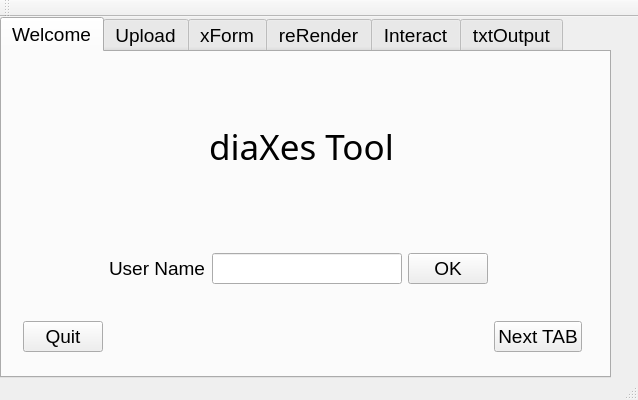
<?xml version="1.0" encoding="UTF-8"?>
<ui version="4.0">
 <class>GUItestClass</class>
 <widget class="QMainWindow" name="GUItestClass">
  <property name="geometry">
   <rect>
    <x>0</x>
    <y>0</y>
    <width>638</width>
    <height>400</height>
   </rect>
  </property>
  <property name="windowTitle">
   <string>GUItest</string>
  </property>
  <widget class="QWidget" name="centralWidget">
   <widget class="QTabWidget" name="tabWidget">
    <property name="geometry">
     <rect>
      <x>0</x>
      <y>0</y>
      <width>611</width>
      <height>361</height>
     </rect>
    </property>
    <property name="font">
     <font>
      <pointsize>14</pointsize>
     </font>
    </property>
    <property name="currentIndex">
     <number>0</number>
    </property>
    <widget class="QWidget" name="tab">
     <attribute name="title">
      <string>Welcome</string>
     </attribute>
     <widget class="QWidget" name="gridLayoutWidget_3">
      <property name="geometry">
       <rect>
        <x>10</x>
        <y>190</y>
        <width>581</width>
        <height>121</height>
       </rect>
      </property>
      <layout class="QGridLayout" name="gridLayout_3">
       <item row="0" column="1">
        <widget class="QLabel" name="label_3">
         <property name="font">
          <font>
           <pointsize>14</pointsize>
           <weight>50</weight>
           <bold>false</bold>
          </font>
         </property>
         <property name="text">
          <string>User Name</string>
         </property>
        </widget>
       </item>
       <item row="0" column="2">
        <widget class="QLineEdit" name="usrName_txtEdit"/>
       </item>
       <item row="2" column="4">
        <widget class="QPushButton" name="t1nxtTabBtn">
         <property name="text">
          <string>Next TAB</string>
         </property>
        </widget>
       </item>
       <item row="0" column="3">
        <widget class="QPushButton" name="t1okBtn">
         <property name="text">
          <string>OK</string>
         </property>
        </widget>
       </item>
       <item row="1" column="4">
        <spacer name="verticalSpacer_5">
         <property name="orientation">
          <enum>Qt::Vertical</enum>
         </property>
         <property name="sizeHint" stdset="0">
          <size>
           <width>20</width>
           <height>40</height>
          </size>
         </property>
        </spacer>
       </item>
       <item row="2" column="0">
        <widget class="QPushButton" name="t1quitBtn">
         <property name="text">
          <string>Quit</string>
         </property>
        </widget>
       </item>
      </layout>
     </widget>
     <widget class="QWidget" name="verticalLayoutWidget_2">
      <property name="geometry">
       <rect>
        <x>9</x>
        <y>9</y>
        <width>581</width>
        <height>171</height>
       </rect>
      </property>
      <layout class="QVBoxLayout" name="verticalLayout_2">
       <item>
        <widget class="QLabel" name="TitleLabel">
         <property name="font">
          <font>
           <family>Wide Latin</family>
           <pointsize>26</pointsize>
           <weight>50</weight>
           <bold>false</bold>
          </font>
         </property>
         <property name="text">
          <string>diaXes Tool</string>
         </property>
         <property name="alignment">
          <set>Qt::AlignCenter</set>
         </property>
        </widget>
       </item>
      </layout>
     </widget>
    </widget>
    <widget class="QWidget" name="tab_2">
     <attribute name="title">
      <string>Upload</string>
     </attribute>
     <widget class="QWidget" name="gridLayoutWidget_2">
      <property name="geometry">
       <rect>
        <x>0</x>
        <y>10</y>
        <width>591</width>
        <height>301</height>
       </rect>
      </property>
      <layout class="QGridLayout" name="gridLayout_2">
       <item row="1" column="1">
        <widget class="QLabel" name="label_2">
         <property name="font">
          <font>
           <pointsize>14</pointsize>
           <weight>50</weight>
           <bold>false</bold>
          </font>
         </property>
         <property name="text">
          <string>Diagram file to upload</string>
         </property>
        </widget>
       </item>
       <item row="1" column="2">
        <widget class="QLineEdit" name="diag_src_txtEdit"/>
       </item>
       <item row="0" column="1">
        <spacer name="verticalSpacer_4">
         <property name="orientation">
          <enum>Qt::Vertical</enum>
         </property>
         <property name="sizeHint" stdset="0">
          <size>
           <width>20</width>
           <height>40</height>
          </size>
         </property>
        </spacer>
       </item>
       <item row="3" column="0">
        <widget class="QPushButton" name="t2quitBtn">
         <property name="text">
          <string>Quit</string>
         </property>
        </widget>
       </item>
       <item row="3" column="4">
        <widget class="QPushButton" name="t2nxtTabBtn">
         <property name="text">
          <string>Next TAB</string>
         </property>
        </widget>
       </item>
       <item row="2" column="4">
        <spacer name="verticalSpacer_3">
         <property name="orientation">
          <enum>Qt::Vertical</enum>
         </property>
         <property name="sizeHint" stdset="0">
          <size>
           <width>20</width>
           <height>40</height>
          </size>
         </property>
        </spacer>
       </item>
       <item row="1" column="3">
        <widget class="QPushButton" name="t2okBtn">
         <property name="text">
          <string>OK</string>
         </property>
        </widget>
       </item>
      </layout>
     </widget>
    </widget>
    <widget class="QWidget" name="tab_3">
     <attribute name="title">
      <string>xForm</string>
     </attribute>
     <widget class="QWidget" name="gridLayoutWidget_4">
      <property name="geometry">
       <rect>
        <x>0</x>
        <y>0</y>
        <width>571</width>
        <height>311</height>
       </rect>
      </property>
      <layout class="QGridLayout" name="gridLayout_4">
       <item row="12" column="0">
        <widget class="QPushButton" name="t3quitBtn">
         <property name="text">
          <string>Quit</string>
         </property>
        </widget>
       </item>
       <item row="4" column="2">
        <spacer name="verticalSpacer_7">
         <property name="orientation">
          <enum>Qt::Vertical</enum>
         </property>
         <property name="sizeHint" stdset="0">
          <size>
           <width>20</width>
           <height>40</height>
          </size>
         </property>
        </spacer>
       </item>
       <item row="0" column="1">
        <spacer name="verticalSpacer_8">
         <property name="orientation">
          <enum>Qt::Vertical</enum>
         </property>
         <property name="sizeHint" stdset="0">
          <size>
           <width>20</width>
           <height>40</height>
          </size>
         </property>
        </spacer>
       </item>
       <item row="12" column="5">
        <widget class="QPushButton" name="t3nxtTabBtn">
         <property name="text">
          <string>next TAB</string>
         </property>
        </widget>
       </item>
       <item row="2" column="2">
        <widget class="QComboBox" name="sourceNotation_cmbBox">
         <property name="font">
          <font>
           <pointsize>14</pointsize>
          </font>
         </property>
         <property name="accessibleName">
          <string/>
         </property>
         <property name="accessibleDescription">
          <string/>
         </property>
         <item>
          <property name="text">
           <string>Pick notation ...</string>
          </property>
         </item>
         <item>
          <property name="text">
           <string>DOT</string>
          </property>
         </item>
         <item>
          <property name="text">
           <string>Trivial Graph Format</string>
          </property>
         </item>
         <item>
          <property name="text">
           <string>GML</string>
          </property>
         </item>
         <item>
          <property name="text">
           <string>GraphML</string>
          </property>
         </item>
         <item>
          <property name="text">
           <string>GXL</string>
          </property>
         </item>
         <item>
          <property name="text">
           <string>XGMML</string>
          </property>
         </item>
         <item>
          <property name="text">
           <string>DGML</string>
          </property>
         </item>
        </widget>
       </item>
       <item row="2" column="1">
        <widget class="QLabel" name="label_4">
         <property name="font">
          <font>
           <pointsize>14</pointsize>
           <weight>50</weight>
           <bold>false</bold>
          </font>
         </property>
         <property name="text">
          <string>Type</string>
         </property>
        </widget>
       </item>
       <item row="3" column="3">
        <widget class="QPushButton" name="t3src_okBtn">
         <property name="text">
          <string>OK</string>
         </property>
        </widget>
       </item>
       <item row="3" column="2">
        <widget class="QLineEdit" name="ntn_src_txtEdit"/>
       </item>
       <item row="3" column="1">
        <widget class="QLabel" name="label_8">
         <property name="font">
          <font>
           <pointsize>14</pointsize>
           <weight>50</weight>
           <bold>false</bold>
          </font>
         </property>
         <property name="text">
          <string>FileName</string>
         </property>
        </widget>
       </item>
       <item row="5" column="0">
        <widget class="QLabel" name="label_11">
         <property name="font">
          <font>
           <weight>75</weight>
           <bold>true</bold>
          </font>
         </property>
         <property name="text">
          <string>Target</string>
         </property>
         <property name="alignment">
          <set>Qt::AlignBottom|Qt::AlignHCenter</set>
         </property>
        </widget>
       </item>
       <item row="1" column="0">
        <widget class="QLabel" name="label_10">
         <property name="font">
          <font>
           <weight>75</weight>
           <bold>true</bold>
          </font>
         </property>
         <property name="text">
          <string>Source</string>
         </property>
         <property name="alignment">
          <set>Qt::AlignBottom|Qt::AlignHCenter</set>
         </property>
        </widget>
       </item>
       <item row="7" column="1">
        <widget class="QLabel" name="label_7">
         <property name="font">
          <font>
           <pointsize>14</pointsize>
           <weight>50</weight>
           <bold>false</bold>
          </font>
         </property>
         <property name="text">
          <string>Type</string>
         </property>
        </widget>
       </item>
       <item row="8" column="1">
        <widget class="QLabel" name="label_9">
         <property name="font">
          <font>
           <pointsize>14</pointsize>
           <weight>50</weight>
           <bold>false</bold>
          </font>
         </property>
         <property name="text">
          <string>Filename</string>
         </property>
        </widget>
       </item>
       <item row="7" column="2">
        <widget class="QComboBox" name="targetNotation_cmbBox">
         <property name="accessibleName">
          <string/>
         </property>
         <property name="accessibleDescription">
          <string/>
         </property>
         <item>
          <property name="text">
           <string>Pick notation ...</string>
          </property>
         </item>
         <item>
          <property name="text">
           <string>DOT</string>
          </property>
         </item>
         <item>
          <property name="text">
           <string>Trivial Graph Format</string>
          </property>
         </item>
         <item>
          <property name="text">
           <string>GML</string>
          </property>
         </item>
         <item>
          <property name="text">
           <string>GraphML</string>
          </property>
         </item>
         <item>
          <property name="text">
           <string>GXL</string>
          </property>
         </item>
         <item>
          <property name="text">
           <string>XGMML</string>
          </property>
         </item>
         <item>
          <property name="text">
           <string>DGML</string>
          </property>
         </item>
        </widget>
       </item>
       <item row="8" column="2">
        <widget class="QLineEdit" name="ntn_trg_txtEdit"/>
       </item>
       <item row="8" column="3">
        <widget class="QPushButton" name="t3trgt_okBtn">
         <property name="text">
          <string>OK</string>
         </property>
        </widget>
       </item>
       <item row="9" column="3">
        <spacer name="verticalSpacer_6">
         <property name="orientation">
          <enum>Qt::Vertical</enum>
         </property>
         <property name="sizeHint" stdset="0">
          <size>
           <width>20</width>
           <height>40</height>
          </size>
         </property>
        </spacer>
       </item>
      </layout>
     </widget>
    </widget>
    <widget class="QWidget" name="tab_4">
     <attribute name="title">
      <string>reRender</string>
     </attribute>
     <widget class="QWidget" name="gridLayoutWidget_5">
      <property name="geometry">
       <rect>
        <x>0</x>
        <y>140</y>
        <width>571</width>
        <height>171</height>
       </rect>
      </property>
      <layout class="QGridLayout" name="gridLayout_5">
       <item row="0" column="1">
        <widget class="QLabel" name="label_5">
         <property name="font">
          <font>
           <pointsize>14</pointsize>
           <weight>50</weight>
           <bold>false</bold>
          </font>
         </property>
         <property name="text">
          <string>Output filename</string>
         </property>
        </widget>
       </item>
       <item row="0" column="2">
        <widget class="QLineEdit" name="fin_diag_txtEdit"/>
       </item>
       <item row="2" column="4">
        <widget class="QPushButton" name="t4nxtTabBtn">
         <property name="text">
          <string>Next TAB</string>
         </property>
        </widget>
       </item>
       <item row="1" column="4">
        <spacer name="verticalSpacer_9">
         <property name="orientation">
          <enum>Qt::Vertical</enum>
         </property>
         <property name="sizeHint" stdset="0">
          <size>
           <width>20</width>
           <height>40</height>
          </size>
         </property>
        </spacer>
       </item>
       <item row="2" column="0">
        <widget class="QPushButton" name="t4quitBtn">
         <property name="text">
          <string>Quit</string>
         </property>
        </widget>
       </item>
       <item row="0" column="3">
        <widget class="QPushButton" name="t4okBtn">
         <property name="text">
          <string>OK</string>
         </property>
        </widget>
       </item>
      </layout>
     </widget>
    </widget>
    <widget class="QWidget" name="tab_5">
     <attribute name="title">
      <string>Interact</string>
     </attribute>
     <widget class="QWidget" name="gridLayoutWidget_6">
      <property name="geometry">
       <rect>
        <x>0</x>
        <y>10</y>
        <width>591</width>
        <height>301</height>
       </rect>
      </property>
      <layout class="QGridLayout" name="gridLayout_6">
       <item row="1" column="1">
        <widget class="QLabel" name="label_6">
         <property name="font">
          <font>
           <pointsize>14</pointsize>
           <weight>50</weight>
           <bold>false</bold>
          </font>
         </property>
         <property name="text">
          <string>Type of interaction</string>
         </property>
        </widget>
       </item>
       <item row="0" column="1">
        <spacer name="verticalSpacer_12">
         <property name="orientation">
          <enum>Qt::Vertical</enum>
         </property>
         <property name="sizeHint" stdset="0">
          <size>
           <width>20</width>
           <height>40</height>
          </size>
         </property>
        </spacer>
       </item>
       <item row="1" column="2">
        <widget class="QComboBox" name="comboBox_3">
         <property name="accessibleName">
          <string/>
         </property>
         <property name="accessibleDescription">
          <string/>
         </property>
         <item>
          <property name="text">
           <string>Diagram to Text</string>
          </property>
         </item>
         <item>
          <property name="text">
           <string>Text to Voice</string>
          </property>
         </item>
        </widget>
       </item>
       <item row="3" column="4">
        <widget class="QPushButton" name="t5nxtTabBtn">
         <property name="text">
          <string>Next TAB</string>
         </property>
        </widget>
       </item>
       <item row="2" column="4">
        <spacer name="verticalSpacer_11">
         <property name="orientation">
          <enum>Qt::Vertical</enum>
         </property>
         <property name="sizeHint" stdset="0">
          <size>
           <width>20</width>
           <height>40</height>
          </size>
         </property>
        </spacer>
       </item>
       <item row="3" column="0">
        <widget class="QPushButton" name="t5quitBtn">
         <property name="text">
          <string>Quit</string>
         </property>
        </widget>
       </item>
      </layout>
     </widget>
    </widget>
    <widget class="QWidget" name="tab_6">
     <attribute name="title">
      <string>txtOutput</string>
     </attribute>
     <widget class="QWidget" name="gridLayoutWidget">
      <property name="geometry">
       <rect>
        <x>10</x>
        <y>10</y>
        <width>561</width>
        <height>301</height>
       </rect>
      </property>
      <layout class="QGridLayout" name="gridLayout">
       <item row="1" column="1">
        <widget class="QLabel" name="label">
         <property name="font">
          <font>
           <pointsize>14</pointsize>
           <weight>50</weight>
           <bold>false</bold>
          </font>
         </property>
         <property name="text">
          <string>Output filename</string>
         </property>
        </widget>
       </item>
       <item row="1" column="2">
        <widget class="QLineEdit" name="fin_ntn_txtEdit"/>
       </item>
       <item row="3" column="4">
        <widget class="QPushButton" name="t6nxtTabBtn">
         <property name="text">
          <string>Next TAB</string>
         </property>
        </widget>
       </item>
       <item row="2" column="4">
        <spacer name="verticalSpacer">
         <property name="orientation">
          <enum>Qt::Vertical</enum>
         </property>
         <property name="sizeHint" stdset="0">
          <size>
           <width>20</width>
           <height>40</height>
          </size>
         </property>
        </spacer>
       </item>
       <item row="0" column="1">
        <spacer name="verticalSpacer_2">
         <property name="orientation">
          <enum>Qt::Vertical</enum>
         </property>
         <property name="sizeHint" stdset="0">
          <size>
           <width>20</width>
           <height>40</height>
          </size>
         </property>
        </spacer>
       </item>
       <item row="3" column="0">
        <widget class="QPushButton" name="t6quitBtn">
         <property name="text">
          <string>Quit</string>
         </property>
        </widget>
       </item>
       <item row="1" column="4">
        <widget class="QPushButton" name="t6okBtn">
         <property name="text">
          <string>OK</string>
         </property>
        </widget>
       </item>
      </layout>
     </widget>
    </widget>
   </widget>
  </widget>
  <widget class="QMenuBar" name="menuBar">
   <property name="geometry">
    <rect>
     <x>0</x>
     <y>0</y>
     <width>638</width>
     <height>21</height>
    </rect>
   </property>
  </widget>
  <widget class="QToolBar" name="mainToolBar">
   <attribute name="toolBarArea">
    <enum>TopToolBarArea</enum>
   </attribute>
   <attribute name="toolBarBreak">
    <bool>false</bool>
   </attribute>
  </widget>
  <widget class="QStatusBar" name="statusBar"/>
 </widget>
 <layoutdefault spacing="6" margin="11"/>
 <resources>
  <include location="guitest.qrc"/>
 </resources>
 <connections>
  <connection>
   <sender>t1quitBtn</sender>
   <signal>clicked()</signal>
   <receiver>GUItestClass</receiver>
   <slot>close()</slot>
   <hints>
    <hint type="sourcelabel">
     <x>87</x>
     <y>374</y>
    </hint>
    <hint type="destinationlabel">
     <x>303</x>
     <y>199</y>
    </hint>
   </hints>
  </connection>
  <connection>
   <sender>t2quitBtn</sender>
   <signal>clicked()</signal>
   <receiver>GUItestClass</receiver>
   <slot>close()</slot>
   <hints>
    <hint type="sourcelabel">
     <x>77</x>
     <y>373</y>
    </hint>
    <hint type="destinationlabel">
     <x>303</x>
     <y>199</y>
    </hint>
   </hints>
  </connection>
  <connection>
   <sender>t3quitBtn</sender>
   <signal>clicked()</signal>
   <receiver>GUItestClass</receiver>
   <slot>close()</slot>
   <hints>
    <hint type="sourcelabel">
     <x>77</x>
     <y>374</y>
    </hint>
    <hint type="destinationlabel">
     <x>303</x>
     <y>199</y>
    </hint>
   </hints>
  </connection>
  <connection>
   <sender>t4quitBtn</sender>
   <signal>clicked()</signal>
   <receiver>GUItestClass</receiver>
   <slot>close()</slot>
   <hints>
    <hint type="sourcelabel">
     <x>77</x>
     <y>374</y>
    </hint>
    <hint type="destinationlabel">
     <x>303</x>
     <y>199</y>
    </hint>
   </hints>
  </connection>
  <connection>
   <sender>t5quitBtn</sender>
   <signal>clicked()</signal>
   <receiver>GUItestClass</receiver>
   <slot>close()</slot>
   <hints>
    <hint type="sourcelabel">
     <x>102</x>
     <y>373</y>
    </hint>
    <hint type="destinationlabel">
     <x>303</x>
     <y>199</y>
    </hint>
   </hints>
  </connection>
  <connection>
   <sender>t6quitBtn</sender>
   <signal>clicked()</signal>
   <receiver>GUItestClass</receiver>
   <slot>close()</slot>
   <hints>
    <hint type="sourcelabel">
     <x>87</x>
     <y>373</y>
    </hint>
    <hint type="destinationlabel">
     <x>303</x>
     <y>199</y>
    </hint>
   </hints>
  </connection>
  <connection>
   <sender>t1nxtTabBtn</sender>
   <signal>clicked()</signal>
   <receiver>tabWidget</receiver>
   <slot>lower()</slot>
   <hints>
    <hint type="sourcelabel">
     <x>554</x>
     <y>359</y>
    </hint>
    <hint type="destinationlabel">
     <x>300</x>
     <y>213</y>
    </hint>
   </hints>
  </connection>
  <connection>
   <sender>t2nxtTabBtn</sender>
   <signal>clicked()</signal>
   <receiver>tabWidget</receiver>
   <slot>lower()</slot>
   <hints>
    <hint type="sourcelabel">
     <x>591</x>
     <y>373</y>
    </hint>
    <hint type="destinationlabel">
     <x>300</x>
     <y>213</y>
    </hint>
   </hints>
  </connection>
  <connection>
   <sender>t3nxtTabBtn</sender>
   <signal>clicked()</signal>
   <receiver>tabWidget</receiver>
   <slot>lower()</slot>
   <hints>
    <hint type="sourcelabel">
     <x>571</x>
     <y>374</y>
    </hint>
    <hint type="destinationlabel">
     <x>300</x>
     <y>213</y>
    </hint>
   </hints>
  </connection>
  <connection>
   <sender>t4nxtTabBtn</sender>
   <signal>clicked()</signal>
   <receiver>tabWidget</receiver>
   <slot>lower()</slot>
   <hints>
    <hint type="sourcelabel">
     <x>571</x>
     <y>374</y>
    </hint>
    <hint type="destinationlabel">
     <x>300</x>
     <y>213</y>
    </hint>
   </hints>
  </connection>
  <connection>
   <sender>t5nxtTabBtn</sender>
   <signal>clicked()</signal>
   <receiver>tabWidget</receiver>
   <slot>lower()</slot>
   <hints>
    <hint type="sourcelabel">
     <x>563</x>
     <y>373</y>
    </hint>
    <hint type="destinationlabel">
     <x>300</x>
     <y>213</y>
    </hint>
   </hints>
  </connection>
  <connection>
   <sender>t6nxtTabBtn</sender>
   <signal>clicked()</signal>
   <receiver>tabWidget</receiver>
   <slot>lower()</slot>
   <hints>
    <hint type="sourcelabel">
     <x>571</x>
     <y>373</y>
    </hint>
    <hint type="destinationlabel">
     <x>300</x>
     <y>213</y>
    </hint>
   </hints>
  </connection>
  <connection>
   <sender>t1okBtn</sender>
   <signal>clicked()</signal>
   <receiver>GUItestClass</receiver>
   <slot>grab_usrName()</slot>
   <hints>
    <hint type="sourcelabel">
     <x>477</x>
     <y>277</y>
    </hint>
    <hint type="destinationlabel">
     <x>598</x>
     <y>276</y>
    </hint>
   </hints>
  </connection>
  <connection>
   <sender>t2okBtn</sender>
   <signal>clicked()</signal>
   <receiver>GUItestClass</receiver>
   <slot>grab_diag_src_fileName()</slot>
   <hints>
    <hint type="sourcelabel">
     <x>501</x>
     <y>221</y>
    </hint>
    <hint type="destinationlabel">
     <x>653</x>
     <y>225</y>
    </hint>
   </hints>
  </connection>
  <connection>
   <sender>t3src_okBtn</sender>
   <signal>clicked()</signal>
   <receiver>GUItestClass</receiver>
   <slot>grab_ntn_src_fileName()</slot>
   <hints>
    <hint type="sourcelabel">
     <x>454</x>
     <y>168</y>
    </hint>
    <hint type="destinationlabel">
     <x>624</x>
     <y>164</y>
    </hint>
   </hints>
  </connection>
  <connection>
   <sender>t3trgt_okBtn</sender>
   <signal>clicked()</signal>
   <receiver>GUItestClass</receiver>
   <slot>grab_ntn_trg_fileName()</slot>
   <hints>
    <hint type="sourcelabel">
     <x>470</x>
     <y>293</y>
    </hint>
    <hint type="destinationlabel">
     <x>621</x>
     <y>300</y>
    </hint>
   </hints>
  </connection>
  <connection>
   <sender>t4okBtn</sender>
   <signal>clicked()</signal>
   <receiver>GUItestClass</receiver>
   <slot>grab_fin_diag_fileName()</slot>
   <hints>
    <hint type="sourcelabel">
     <x>461</x>
     <y>214</y>
    </hint>
    <hint type="destinationlabel">
     <x>617</x>
     <y>218</y>
    </hint>
   </hints>
  </connection>
  <connection>
   <sender>t6okBtn</sender>
   <signal>clicked()</signal>
   <receiver>GUItestClass</receiver>
   <slot>grab_fin_ntn_fileName()</slot>
   <hints>
    <hint type="sourcelabel">
     <x>571</x>
     <y>221</y>
    </hint>
    <hint type="destinationlabel">
     <x>613</x>
     <y>214</y>
    </hint>
   </hints>
  </connection>
  <connection>
   <sender>sourceNotation_cmbBox</sender>
   <signal>activated(int)</signal>
   <receiver>GUItestClass</receiver>
   <slot>grab_sourceFormatType(int)</slot>
   <hints>
    <hint type="sourcelabel">
     <x>381</x>
     <y>137</y>
    </hint>
    <hint type="destinationlabel">
     <x>626</x>
     <y>128</y>
    </hint>
   </hints>
  </connection>
  <connection>
   <sender>targetNotation_cmbBox</sender>
   <signal>highlighted(int)</signal>
   <receiver>GUItestClass</receiver>
   <slot>grab_targetFormatType(int)</slot>
   <hints>
    <hint type="sourcelabel">
     <x>392</x>
     <y>258</y>
    </hint>
    <hint type="destinationlabel">
     <x>635</x>
     <y>253</y>
    </hint>
   </hints>
  </connection>
 </connections>
 <slots>
  <slot>grab_usrName()</slot>
  <slot>grab_diag_src_fileName()</slot>
  <slot>grab_ntn_src_fileName()</slot>
  <slot>grab_ntn_trg_fileName()</slot>
  <slot>grab_fin_ntn_fileName()</slot>
  <slot>grab_fin_diag_fileName()</slot>
  <slot>grab_sourceFormatType(int)</slot>
  <slot>grab_targetFormatType(int)</slot>
 </slots>
</ui>
